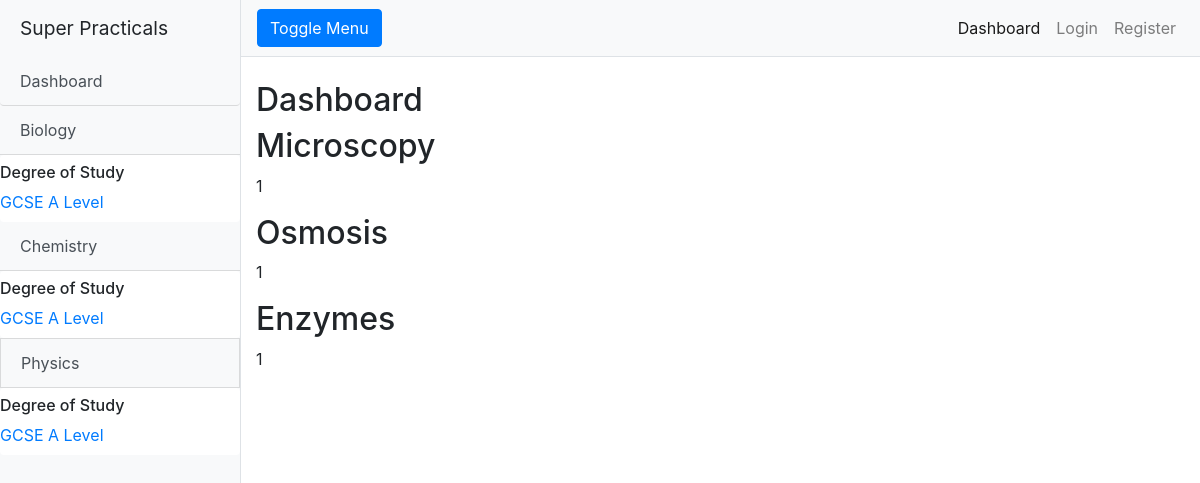
The page / on the database its author committed.
### flaskPracticalWebapp/models.py (models this page shows, shortened)
class Practical(db.Model):
    id = db.Column(db.Integer, primary_key=True)
    title = db.Column(db.String(100), default="", nullable=False)
    degStudy = db.Column(db.String(10), default="GCSE")
    subject = db.Column(db.String(10), default="Biology")
    equipment = db.Column(db.Text, default="Temp Equipment")
    method = db.Column(db.Text, default="Temp Method")
    safety = db.Column(db.String, default="Wear safety goggles")
    default = db.Column(db.Boolean, default=True, nullable=False)
    user_id = db.Column(db.Integer, db.ForeignKey("user.id"), nullable=False, default=1)

### flaskPracticalWebapp/routes.py (the view)
@app.route('/')
def home():
    title = "Dashboard"
    practicals = Practical.query.all()
    return render_template("index.html", title=title, practicals=practicals)

### flaskPracticalWebapp/templates/index.html (shortened to what this page needs)
{% extends 'base.html' %}
{% block content %}
  {% for practical in practicals%}
  <h2>{{ practical.title }}</h2>
  <p>{{ practical.user_id }}
  {% endfor %}
{% endblock %}

### rows shown on the page
Practical: title "Microscopy", user_id "1"
Practical: title "Osmosis", user_id "1"
Practical: title "Enzymes", user_id "1"

### other values the page prints
{{ title }} "Dashboard"
